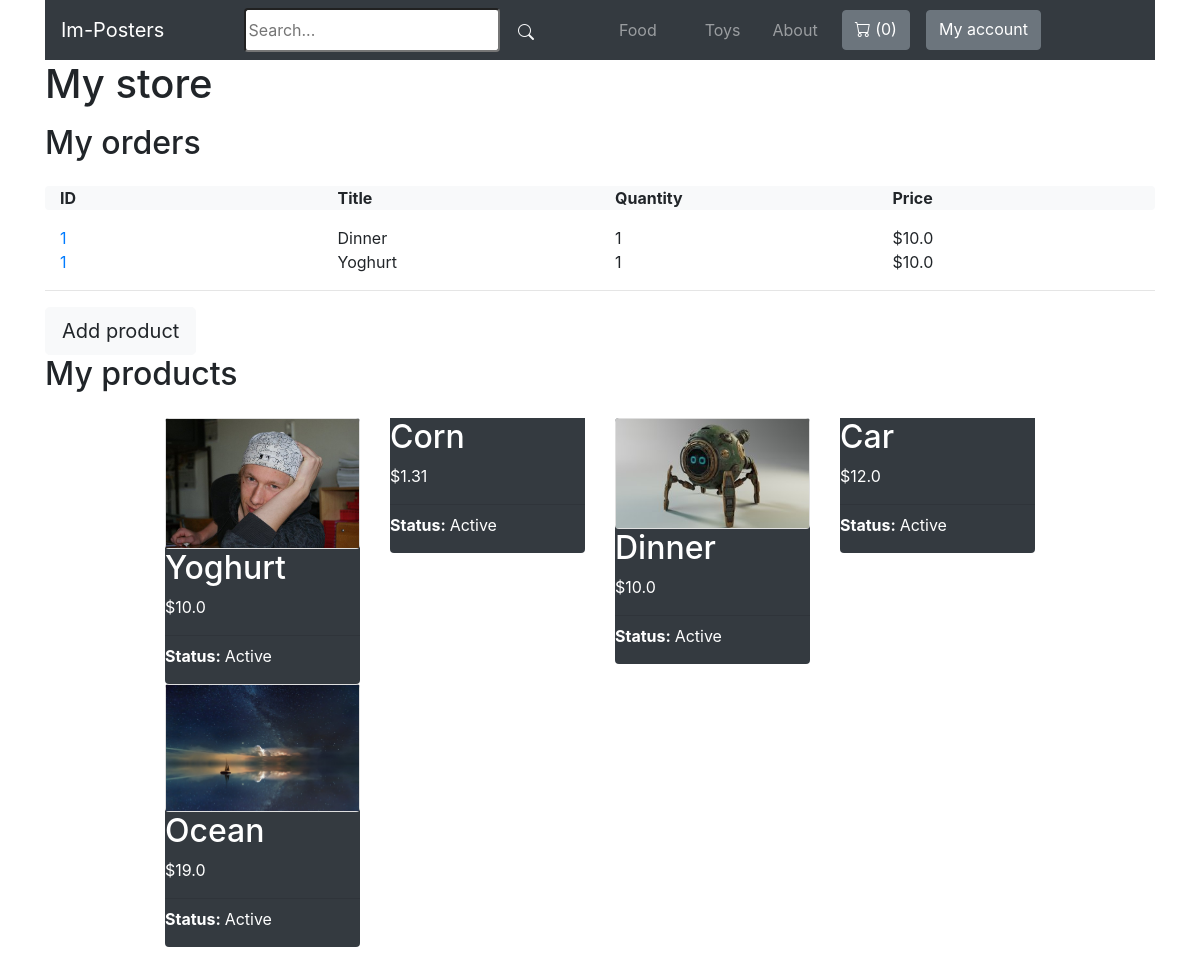
/my-store/ (signed in), run on the app's committed database.
### store/models.py (models this page shows, shortened)
class Category(models.Model):
    title = models.CharField(max_length=50)
    slug = models.SlugField(max_length=50)
    class Meta:
        verbose_name_plural = 'Categories'

class OrderItem(models.Model):
    order = models.ForeignKey(Order, related_name='items', on_delete=models.CASCADE)
    product = models.ForeignKey(Product, related_name='items', on_delete=models.CASCADE)
    price = models.IntegerField()
    quantity = models.IntegerField(default=1)
    def get_display_price(self):
        return self.price / 100

class Order(models.Model):
    first_name = models.CharField(max_length=255)
    last_name = models.CharField(max_length=255)
    address = models.CharField(max_length=255)
    zipcode = models.CharField(max_length=255)
    city = models.CharField(max_length=255)
    total_cost = models.IntegerField(default=0)
    paid_ammount = models.IntegerField(blank=True, null=True)
    is_paid = models.BooleanField(default=False)
    merchant_id = models.CharField(max_length=255)
    created_by = models.ForeignKey(User, related_name='orders', on_delete=models.SET_NULL, null=True)
    created_at = models.DateTimeField(auto_now_add=True)

class Product(models.Model):
    DRAFT = 'draft'
    WAITING_APPROVAL = 'waitingapproval'
    ACTIVE = 'active'
    DELETED = 'deleted'
    STATUS_CHOICES = (
        (DRAFT, 'Draft'),
        (WAITING_APPROVAL, 'Waiting approval'),
        (ACTIVE, 'Active'),
        (DELETED, 'Deleted'),
    )
    user = models.ForeignKey(User, related_name='products', on_delete=models.CASCADE)
    category = models.ForeignKey(Category, related_name='products', on_delete=models.CASCADE)
    title = models.CharField(max_length=50)
    slug = models.SlugField(max_length=50)
    description = models.TextField(blank=True)
    price = models.IntegerField()
    image = models.ImageField(upload_to='uploads/product_images', blank=True, null=True)
    thumbnail = models.ImageField(upload_to='uploads/product_images/thumbnail', blank=True, null=True)
    created_at = models.DateTimeField(auto_now_add=True)
    updated_at = models.DateTimeField(auto_now=True)
    status = models.CharField(max_length=50, choices=STATUS_CHOICES, default=ACTIVE)
    class Meta:
        ordering = ('-created_at',)
    def get_display_price(self):
        return self.price / 100

### userprofile/views.py (the view)
# urls.py: path('my-store/', views.my_store, name='my_store'),
@login_required
def my_store(request):
    products = request.user.products.exclude(status=Product.DELETED)
    order_items = OrderItem.objects.filter(product__user=request.user)
    return render(request, 'userprofile/my_store.html', {
        'products': products,
        'order_items': order_items
    })

### store/cart.py (called while the page is built)
    def __len__(self):
        return sum(item['quantity'] for item in self.cart.values())

### store/context_processors.py (called while the page is built)
def cart(request):
    return {'cart': Cart(request)}

### store/templatetags/menu.py (called while the page is built)
@register.inclusion_tag('core/menu.html')
def menu():
    categories = Category.objects.all()
    return {'categories': categories}

### userprofile/templates/userprofile/my_store.html (shortened to what this page needs)
{% extends 'core/base.html' %}
{% block content %}
<div class="container mb-4">
    <h1>My store</h1>
    <h2 class="mb-4 mt-3">My orders</h2>
    <div class="container bg-light rounded">
        <div class="row mb-3">
            <div class="col">
                <strong>ID</strong>
            </div>
            <div class="col">
                <strong>Title</strong>
            </div>
            <div class="col">
                <strong>Quantity</strong>
            </div>
            <div class="col">
                <strong>Price</strong>
            </div>
        </div>
      </div>
    {% for order_item in order_items %}
        <div class="container">
            <div class="row">
                <div class="col-sm">
                    <a href="{% url 'my_store_order_detail' order_item.order.id %}">{{ order_item.order.id}}</a>
                </div>
                <div class="col-sm">
                    {{ order_item.product.title }}
                </div>
                <div class="col-sm">
                    {{ order_item.quantity }}
                </div>
                <div class="col-sm">
                    ${{ order_item.get_display_price }}
                </div>
            </div>
        </div>
    {% endfor %}
    <hr>
    <a href="{% url 'add_product' %}" class="btn btn-light btn-lg">Add product</a>
    <h2 class="mb-4">My products</h2>
    {% if products %}
    <div class="container">
        <div class="product-container col-10 offset-1">
            <div class="row mt-1 mb-3">
            {% for product in products %}
                <div class="col-sm-6 col-md-6 col-lg-4 col-xl-3">
                    <div class="border-0 bg-dark card">
                        <a href="{% url 'edit_product' product.id %}">
                            {% if product.image %}
                            <div class="card">
                                <img src="{{ product.image.url }}" alt="Image of {{ product.title }}">
                            </div>
                            {% endif %}
                            <h2 class="text-white bg-dark">{{ product.title }}</h2>
                            <p class="text-white">${{ product.get_display_price }}</p>
                            <hr class="my-2">
                            <p class="text-white"><strong>Status: </strong>{{ product.get_status_display }}</p>
                        </a>
                    </div>
                </div>
            {% endfor %}
            </div>
        </div>
    </div>
    {% else %}
    <p class="">You don´t have any products yet...</p>
    {% endif %}
</div>
{% endblock %}

### core/templates/core/menu.html
{% for category in categories %}
<a class="nav-link mx-3" href="{% url 'category_detail' category.slug %}">{{ category.title }}</a>
{% endfor %}
<a class="nav-link" href="{% url 'about' %}">About</a>

### data on the page
Category: title "Food"
Category: title "Toys"
OrderItem: order.id "1", product "Dinner", quantity "1", get_display_price "10.0"
OrderItem: order.id "1", product "Yoghurt", quantity "1", get_display_price "10.0"
Product: image (picture), title "Yoghurt", get_display_price "10.0", status "Active"
Product: title "Corn", get_display_price "1.31", status "Active"
Product: image (picture), title "Dinner", get_display_price "10.0", status "Active"
Product: title "Car", get_display_price "12.0", status "Active"
Product: image (picture), title "Ocean", get_display_price "19.0", status "Active"

### other printed values
{{ cart|length }} "0"
